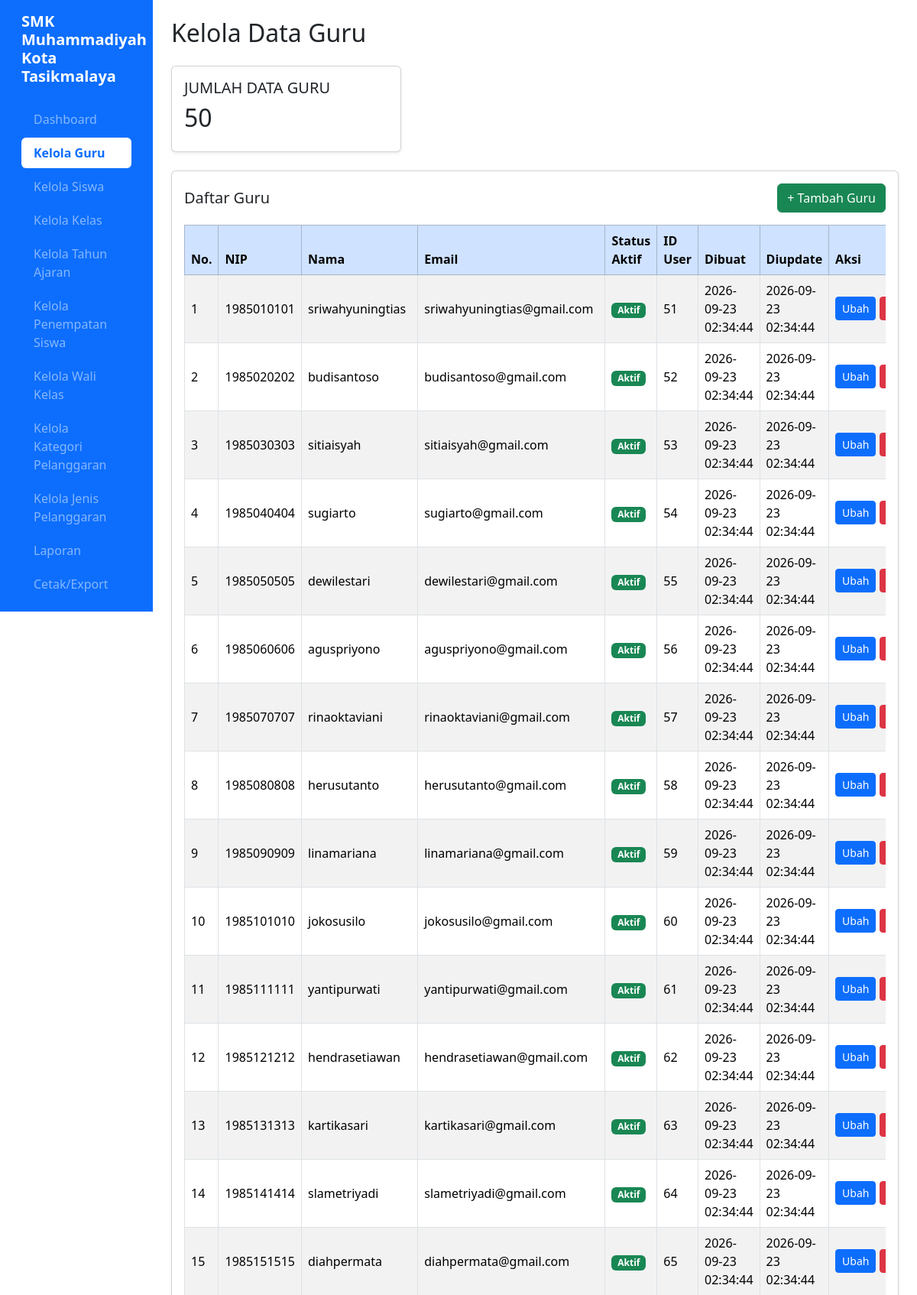
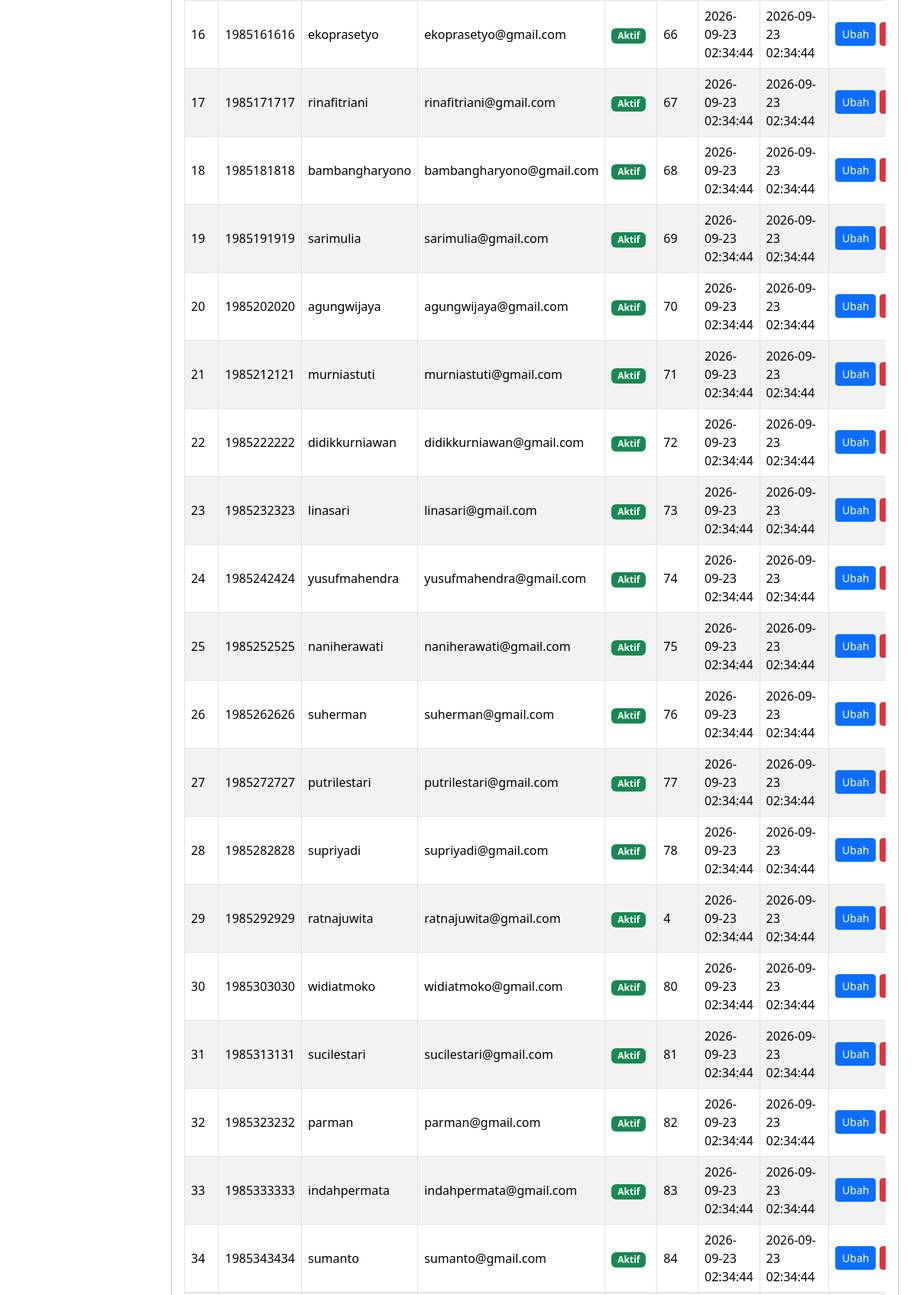
The app's page /guru.php (signed in, upper part) with its own data (2 pictures, top to bottom).
### tables this page shows
CREATE TABLE `t_guru` (
  `id` int(11) NOT NULL,
  `nip` varchar(30) NOT NULL,
  `nama` varchar(150) DEFAULT NULL,
  `email` varchar(150) NOT NULL,
  `status_aktif` tinyint(1) NOT NULL,
  `user_id` int(11) DEFAULT NULL,
  `created_at` timestamp NOT NULL DEFAULT current_timestamp(),
  `updated-at` timestamp NOT NULL DEFAULT current_timestamp()
);

### guru.php (the view, shortened to what this page needs)
<?php
require_once "config.php";
function e($value) {
    return htmlspecialchars(
        (string)($value ?? '-'),
        ENT_QUOTES,
        'UTF-8'
    );
}
$query_guru = mysqli_query(
    $conn,
    "SELECT COUNT(*) AS total FROM t_guru"
);
$data_guru = mysqli_fetch_assoc($query_guru);
$total_guru = (int)$data_guru['total'];
$result = mysqli_query(
    $conn,
    "SELECT * FROM t_guru ORDER BY id ASC"
);
$fields = mysqli_fetch_fields($result);
$kolom_updated = null;
foreach ($fields as $field) {
    if (stripos($field->name, 'updated') !== false) {
        $kolom_updated = $field->name;
        break;
    }
}
mysqli_data_seek($result, 0);
?>
<!DOCTYPE html>
<html lang="id">
<head>
    <link
        href="https://cdn.jsdelivr.net/npm/bootstrap@5.3.8/dist/css/bootstrap.min.css"
        rel="stylesheet">
    <link
        href="https://cdn.datatables.net/2.3.4/css/dataTables.bootstrap5.min.css"
        rel="stylesheet">
</head>
<body>
<div class="container-fluid">
    <div class="row">
        <?php include "menu.php"; ?>
        <main class="col-md-9 col-lg-10 p-4">
            <h2 class="mb-4">Kelola Data Guru</h2>
            <div class="row mb-4">
                <div class="col-md-5 col-lg-4">
                    <div class="card shadow-sm">
                        <div class="card-body">
                            <h5>JUMLAH DATA GURU</h5>
                            <h2><?= $total_guru ?></h2>
                        </div>
                    </div>
                </div>
            </div>
            <div class="card shadow-sm">
                <div class="card-body">
                    <div class="d-flex justify-content-between
                                align-items-center flex-wrap gap-2 mb-3">
                        <h5 class="mb-0">Daftar Guru</h5>
                        <a href="tambah_guru.php"
                           class="btn btn-success">
                            + Tambah Guru
                        </a>
                    </div>
                    <div class="table-responsive">
                        <table id="tabelGuru"
                               class="table table-bordered table-striped
                                      table-hover align-middle w-100">
                            <thead class="table-primary">
                                <tr>
                                    <th>No.</th>
                                    <th>NIP</th>
                                    <th>Nama</th>
                                    <th>Email</th>
                                    <th>Status Aktif</th>
                                    <th>ID User</th>
                                    <th>Dibuat</th>
                                    <th>Diupdate</th>
                                    <th>Aksi</th>
                                </tr>
                            </thead>
                            <tbody>
                            <?php
                            $no = 1;
                            while ($row = mysqli_fetch_assoc($result)):
                                $nilai_updated = $kolom_updated
                                    ? ($row[$kolom_updated] ?? '')
                                    : '';
                                ?>
                                <tr>
                                    <td><?= $no++ ?></td>
                                    <td><?= e($row['nip'] ?? '-') ?></td>
                                    <td><?= e($row['nama'] ?? '-') ?></td>
                                    <td><?= e($row['email'] ?? '-') ?></td>
                                    <td>
                                        <?php
                                        $status = $row['status_aktif'] ?? '';
                                        ?>
                                        <?php if ((string)$status === '1'): ?>
                                            <span class="badge bg-success">
                                                Aktif
                                            </span>
                                        <?php elseif (
                                            in_array(
                                                strtolower((string)$status),
                                                ['0', 'tidak aktif', 'nonaktif'],
                                                true
                                            )
                                        ): ?>
                                            <span class="badge bg-secondary">
                                                Tidak Aktif
                                            </span>
                                        <?php else: ?>
                                            <?= e($status) ?>
                                        <?php endif; ?>
                                    </td>
                                    <td><?= e($row['user_id'] ?? '-') ?></td>
                                    <td><?= e($row['created_at'] ?? '-') ?></td>
                                    <td><?= e($nilai_updated) ?></td>
                                    <td class="text-nowrap">
                                        <a
                                            href="edit_guru.php?id=<?= urlencode((string)$row['id']) ?>"
                                            class="btn btn-sm btn-primary">
                                            Ubah
                                        </a>
                                        <a
                                            href="hapus_guru.php?id=<?= urlencode((string)$row['id']) ?>"
                                            class="btn btn-sm btn-danger"
                                            onclick="return confirm('Yakin ingin menghapus data guru ini?')">
                                        </a>
                                    </td>
                                </tr>
                            <?php endwhile; ?>
                            </tbody>
                        </table>
                    </div>
                </div>
            </div>
        </main>
    </div>
</div>
</body>
</html>

### records on screen
t_guru: nip "1985010101", nama "sriwahyuningtias", email "sriwahyuningtias@gmail.com", status_aktif "Aktif", user "51", created_at "2026-09-23 02:34:44", value "2026-09-23 02:34:44"
t_guru: nip "1985020202", nama "budisantoso", email "budisantoso@gmail.com", status_aktif "Aktif", user "52", created_at "2026-09-23 02:34:44", value "2026-09-23 02:34:44"
t_guru: nip "1985030303", nama "sitiaisyah", email "sitiaisyah@gmail.com", status_aktif "Aktif", user "53", created_at "2026-09-23 02:34:44", value "2026-09-23 02:34:44"
t_guru: nip "1985040404", nama "sugiarto", email "sugiarto@gmail.com", status_aktif "Aktif", user "54", created_at "2026-09-23 02:34:44", value "2026-09-23 02:34:44"
t_guru: nip "1985050505", nama "dewilestari", email "dewilestari@gmail.com", status_aktif "Aktif", user "55", created_at "2026-09-23 02:34:44", value "2026-09-23 02:34:44"
t_guru: nip "1985060606", nama "aguspriyono", email "aguspriyono@gmail.com", status_aktif "Aktif", user "56", created_at "2026-09-23 02:34:44", value "2026-09-23 02:34:44"
t_guru: nip "1985070707", nama "rinaoktaviani", email "rinaoktaviani@gmail.com", status_aktif "Aktif", user "57", created_at "2026-09-23 02:34:44", value "2026-09-23 02:34:44"
t_guru: nip "1985080808", nama "herusutanto", email "herusutanto@gmail.com", status_aktif "Aktif", user "58", created_at "2026-09-23 02:34:44", value "2026-09-23 02:34:44"
t_guru: nip "1985090909", nama "linamariana", email "linamariana@gmail.com", status_aktif "Aktif", user "59", created_at "2026-09-23 02:34:44", value "2026-09-23 02:34:44"
t_guru: nip "1985101010", nama "jokosusilo", email "jokosusilo@gmail.com", status_aktif "Aktif", user "60", created_at "2026-09-23 02:34:44", value "2026-09-23 02:34:44"
t_guru: nip "1985111111", nama "yantipurwati", email "yantipurwati@gmail.com", status_aktif "Aktif", user "61", created_at "2026-09-23 02:34:44", value "2026-09-23 02:34:44"
t_guru: nip "1985121212", nama "hendrasetiawan", email "hendrasetiawan@gmail.com", status_aktif "Aktif", user "62", created_at "2026-09-23 02:34:44", value "2026-09-23 02:34:44"
t_guru: nip "1985131313", nama "kartikasari", email "kartikasari@gmail.com", status_aktif "Aktif", user "63", created_at "2026-09-23 02:34:44", value "2026-09-23 02:34:44"
t_guru: nip "1985141414", nama "slametriyadi", email "slametriyadi@gmail.com", status_aktif "Aktif", user "64", created_at "2026-09-23 02:34:44", value "2026-09-23 02:34:44"
t_guru: nip "1985151515", nama "diahpermata", email "diahpermata@gmail.com", status_aktif "Aktif", user "65", created_at "2026-09-23 02:34:44", value "2026-09-23 02:34:44"
t_guru: nip "1985161616", nama "ekoprasetyo", email "ekoprasetyo@gmail.com", status_aktif "Aktif", user "66", created_at "2026-09-23 02:34:44", value "2026-09-23 02:34:44"
t_guru: nip "1985171717", nama "rinafitriani", email "rinafitriani@gmail.com", status_aktif "Aktif", user "67", created_at "2026-09-23 02:34:44", value "2026-09-23 02:34:44"
t_guru: nip "1985181818", nama "bambangharyono", email "bambangharyono@gmail.com", status_aktif "Aktif", user "68", created_at "2026-09-23 02:34:44", value "2026-09-23 02:34:44"
t_guru: nip "1985191919", nama "sarimulia", email "sarimulia@gmail.com", status_aktif "Aktif", user "69", created_at "2026-09-23 02:34:44", value "2026-09-23 02:34:44"
t_guru: nip "1985202020", nama "agungwijaya", email "agungwijaya@gmail.com", status_aktif "Aktif", user "70", created_at "2026-09-23 02:34:44", value "2026-09-23 02:34:44"
t_guru: nip "1985212121", nama "murniastuti", email "murniastuti@gmail.com", status_aktif "Aktif", user "71", created_at "2026-09-23 02:34:44", value "2026-09-23 02:34:44"
t_guru: nip "1985222222", nama "didikkurniawan", email "didikkurniawan@gmail.com", status_aktif "Aktif", user "72", created_at "2026-09-23 02:34:44", value "2026-09-23 02:34:44"
t_guru: nip "1985232323", nama "linasari", email "linasari@gmail.com", status_aktif "Aktif", user "73", created_at "2026-09-23 02:34:44", value "2026-09-23 02:34:44"
t_guru: nip "1985242424", nama "yusufmahendra", email "yusufmahendra@gmail.com", status_aktif "Aktif", user "74", created_at "2026-09-23 02:34:44", value "2026-09-23 02:34:44"
t_guru: nip "1985252525", nama "naniherawati", email "naniherawati@gmail.com", status_aktif "Aktif", user "75", created_at "2026-09-23 02:34:44", value "2026-09-23 02:34:44"
t_guru: nip "1985262626", nama "suherman", email "suherman@gmail.com", status_aktif "Aktif", user "76", created_at "2026-09-23 02:34:44", value "2026-09-23 02:34:44"
t_guru: nip "1985272727", nama "putrilestari", email "putrilestari@gmail.com", status_aktif "Aktif", user "77", created_at "2026-09-23 02:34:44", value "2026-09-23 02:34:44"
t_guru: nip "1985282828", nama "supriyadi", email "supriyadi@gmail.com", status_aktif "Aktif", user "78", created_at "2026-09-23 02:34:44", value "2026-09-23 02:34:44"
t_guru: nip "1985292929", nama "ratnajuwita", email "ratnajuwita@gmail.com", status_aktif "Aktif", user "4", created_at "2026-09-23 02:34:44", value "2026-09-23 02:34:44"
t_guru: nip "1985303030", nama "widiatmoko", email "widiatmoko@gmail.com", status_aktif "Aktif", user "80", created_at "2026-09-23 02:34:44", value "2026-09-23 02:34:44"
t_guru: nip "1985313131", nama "sucilestari", email "sucilestari@gmail.com", status_aktif "Aktif", user "81", created_at "2026-09-23 02:34:44", value "2026-09-23 02:34:44"
t_guru: nip "1985323232", nama "parman", email "parman@gmail.com", status_aktif "Aktif", user "82", created_at "2026-09-23 02:34:44", value "2026-09-23 02:34:44"
t_guru: nip "1985333333", nama "indahpermata", email "indahpermata@gmail.com", status_aktif "Aktif", user "83", created_at "2026-09-23 02:34:44", value "2026-09-23 02:34:44"
t_guru: nip "1985343434", nama "sumanto", email "sumanto@gmail.com", status_aktif "Aktif", user "84", created_at "2026-09-23 02:34:44", value "2026-09-23 02:34:44"

### other values on screen
$total_guru "50"
